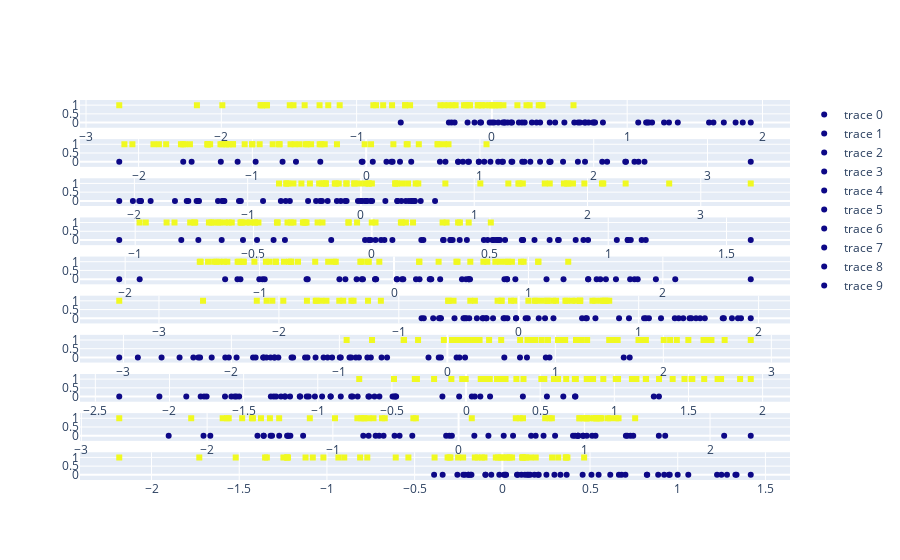

This figure's notebook cell:
### Code cell
fig = make_subplots(rows = 10, cols = 1)
for i in range(10):
    fig.add_trace(go.Scatter(x = X[:, i], 
                             y = y, 
                             mode = 'markers',
                             marker_symbol = y, 
                             marker_color = y), 
                  row = i + 1, col = 1)
fig.show()
